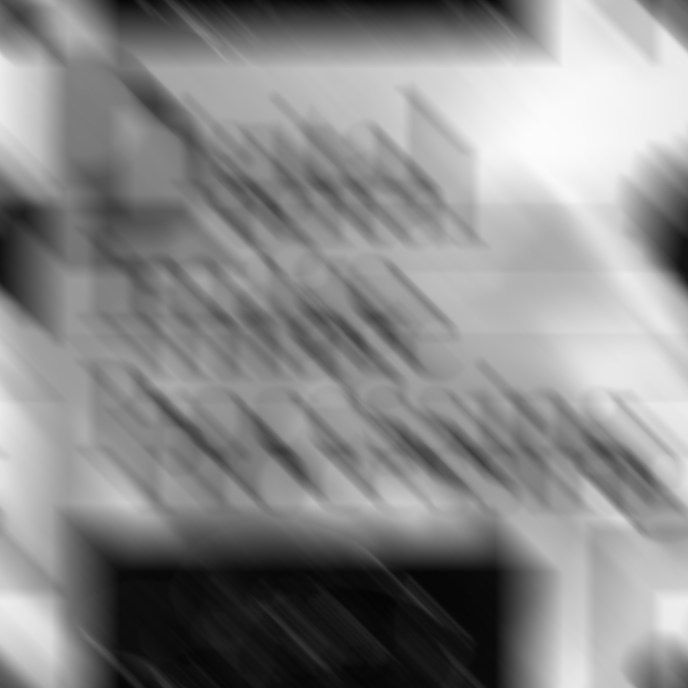
#> input picture HW5/book-cover-blurred.tif, 688 x 688 px
$ python HW5_2_WienerFilter.py
#> lines starting #> are read from the running program, lines starting #| are printed output that depends on the picture
import cv2
import matplotlib.pyplot as plt
import numpy as np
import matplotlib.cm as cm
from scipy import signal
from scipy.signal.signaltools import wiener


img = cv2.imread("book-cover-blurred.tif")
#> img is the input picture: shape (688, 688, 3); min 4, max 251, mean 137.8
result = np.empty_like(img)

M, N, c  = img.shape
#> M = 688; N = 688; c = 3
a = 0.1
b = 0.1
T = 1

## degradation function H(u, v)
x, y = np.mgrid[-M//2:M//2, -N//2:N//2]
k = np.pi*(x*a+y*b)
H = (T/(k)*np.sin(k))*np.exp(k*-1j)
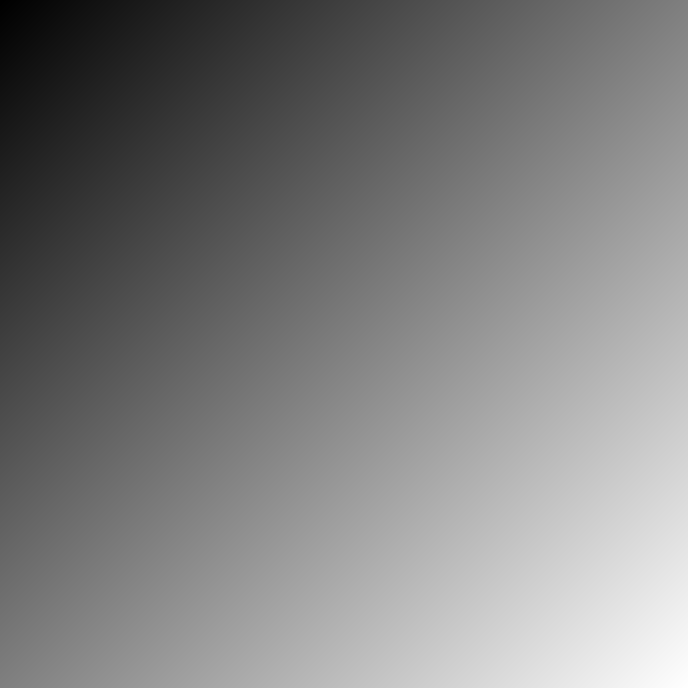
#> k: shape (688, 688) float64; min -216.1, max 215.5, mean -0.3; drawn with min black and max white
H[np.isnan(H)] = T
#H = np.fft.fftshift(H)
# plt.imshow(np.log(abs(H) + 1), cmap='gray'), plt.title("H")
# plt.show()


for i in range(c):
    g = img[:,:,i]


    ## Fourier Transform of img
    G = np.fft.fftshift(np.fft.fft2(g))


    ## wiener filter
    # for p in np.arange(1, 20, 1):
    #     print(p)
    p = 4  # p=4 is the best
    K = 1/10**p
    W = (1/H)*(abs(H)**2/(abs(H)**2+K))
    F = W*G
    # plt.imshow(np.log(abs(F) + 1), cmap='gray'), plt.title("F")
    # plt.show()


    ## Inverse Fourier Transform
    ifft_F = np.fft.ifft2(np.fft.ifftshift(F))
    ifft_F = np.abs(ifft_F)
    # plt.imshow(ifft_F, cmap='gray'), plt.title("ifft_F")
    # plt.show()

    ifft_F_n = (ifft_F - ifft_F.min())/(ifft_F.max() - ifft_F.min())*255
    result[:,:,i] = ifft_F_n
#> this loop made 3 passes
#> pass 1, `ifft_F = np.abs(ifft_F)`:
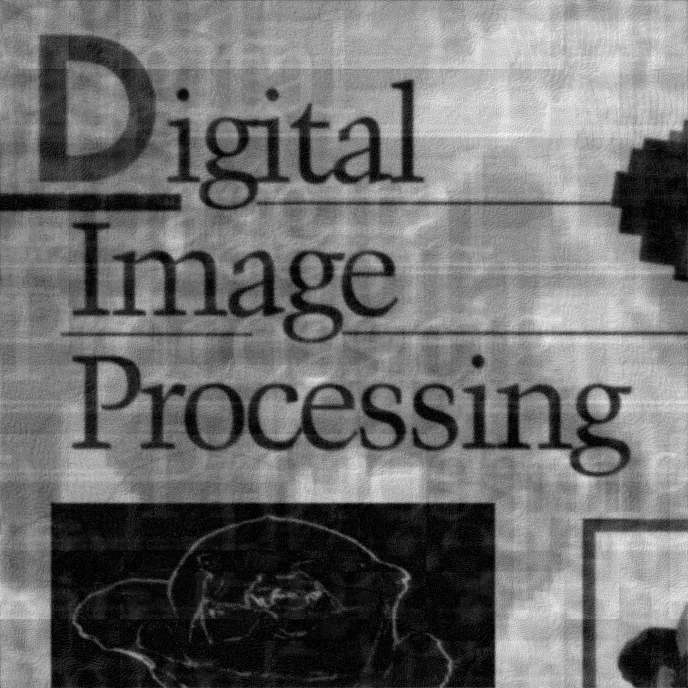
#> ifft_F: shape (688, 688) float64; min 0.0172, max 318.7, mean 138.7; drawn with min black and max white

plt.imshow(result, cmap='gray'), plt.title("result")
plt.show()
